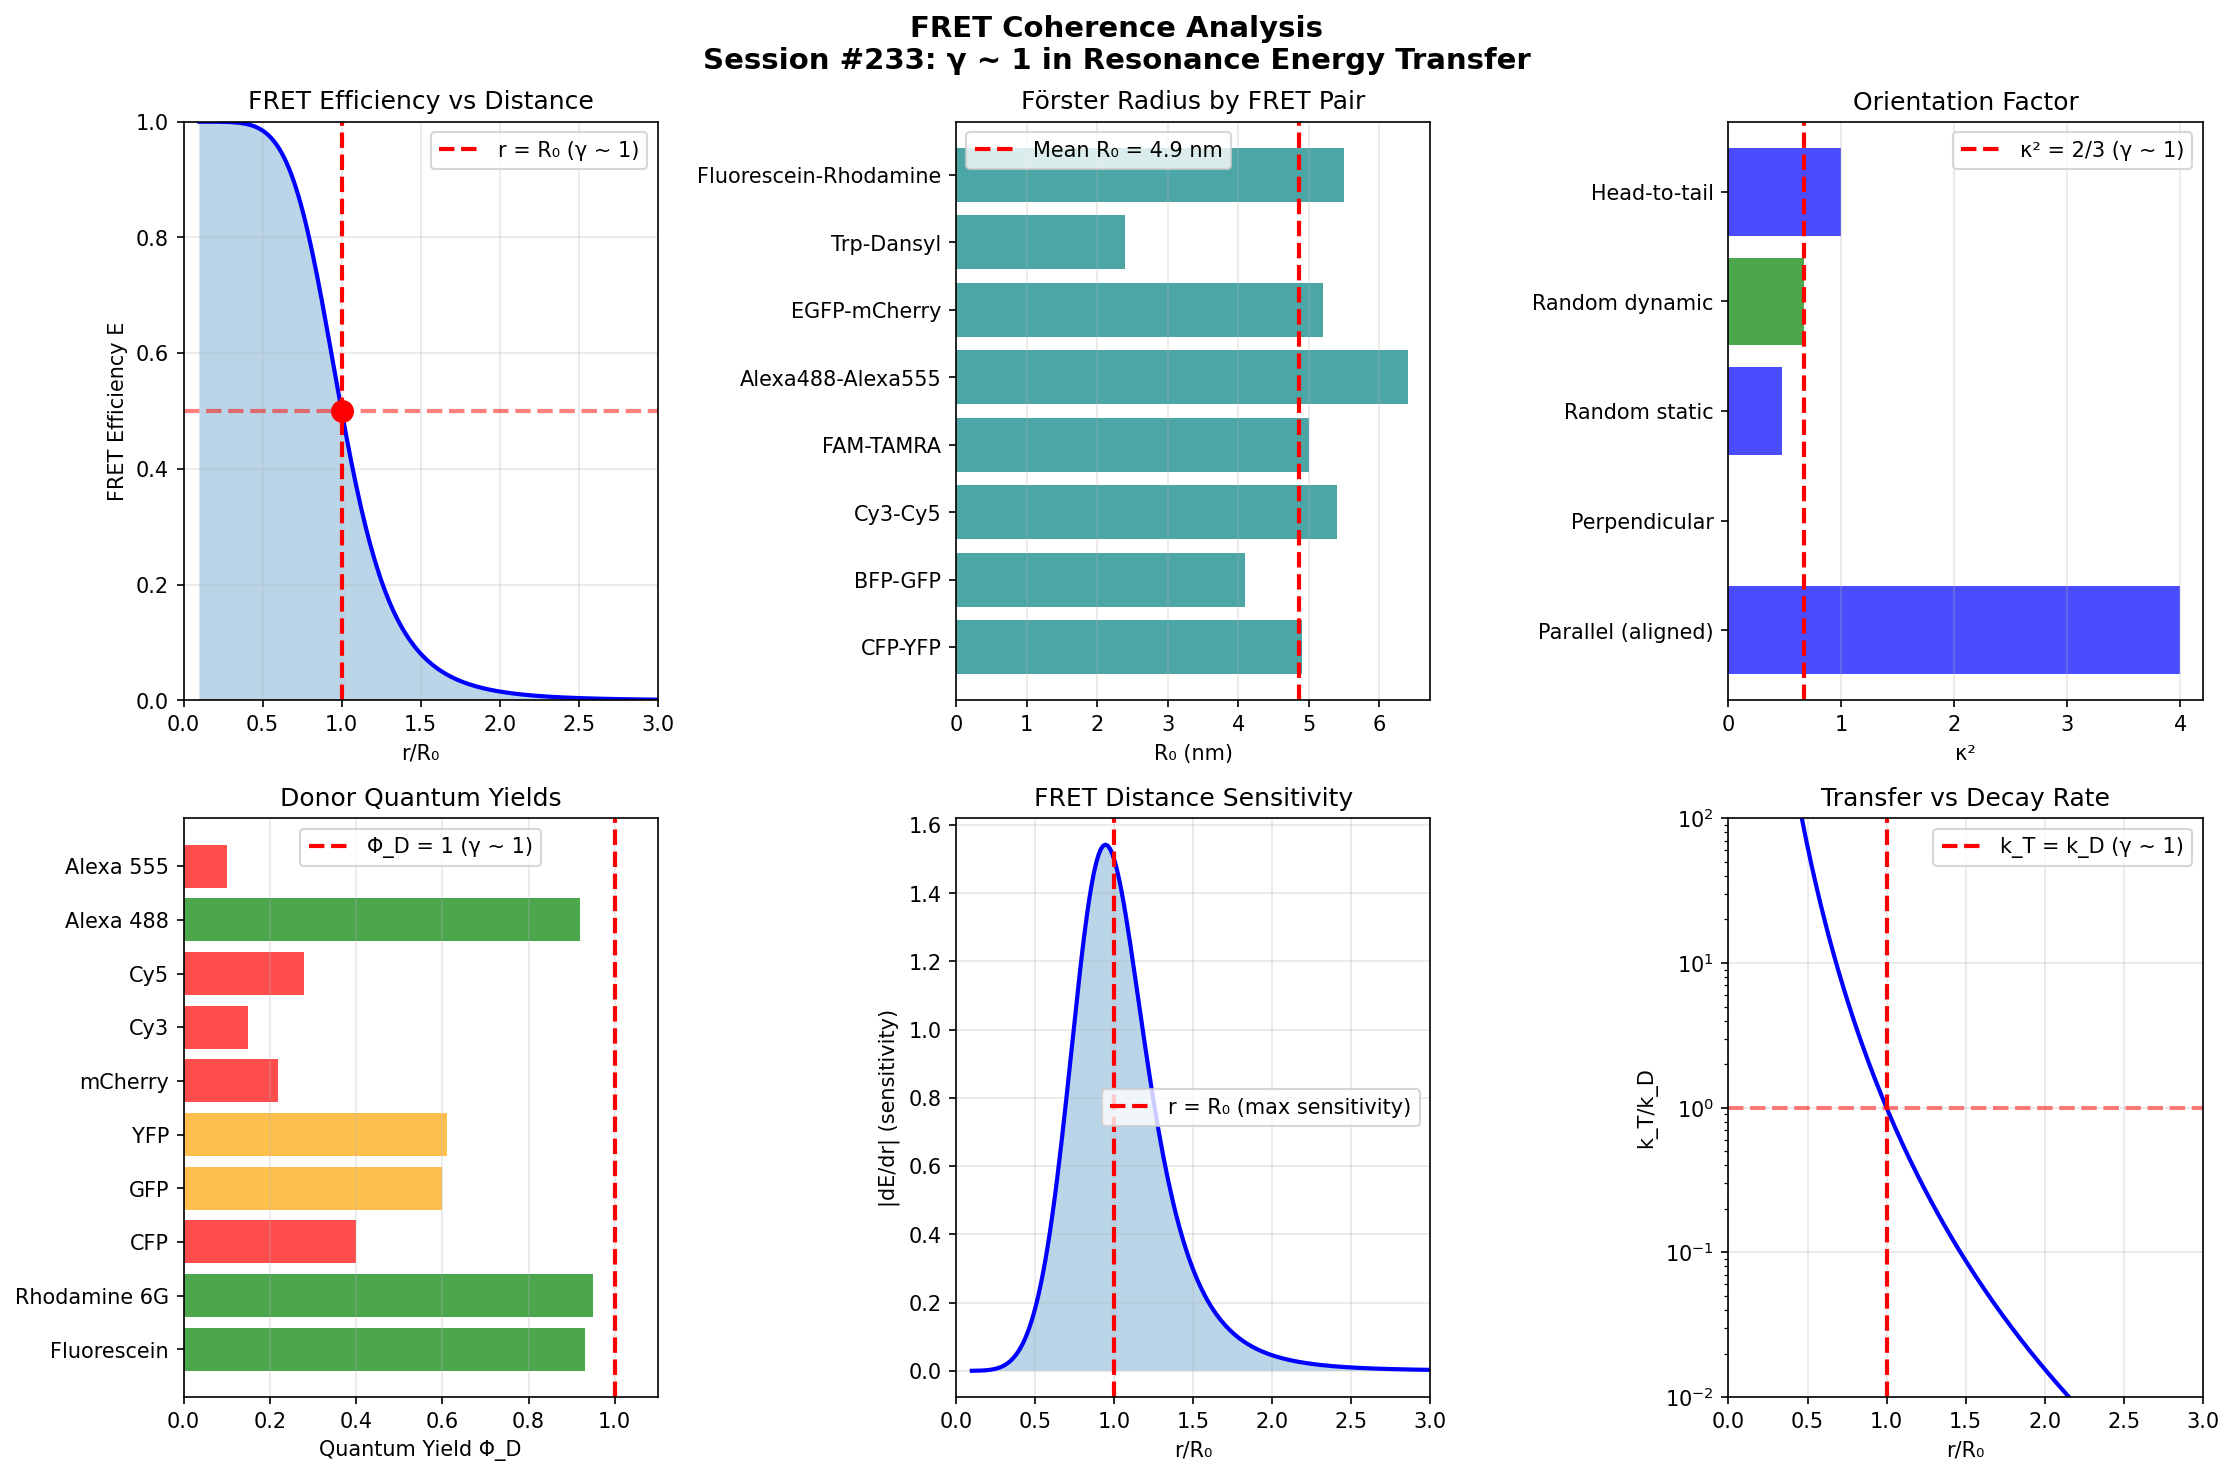

Write the Python code that produced this figure.
#!/usr/bin/env python3
"""
FRET (Förster Resonance Energy Transfer) Coherence Analysis
Chemistry Session #233

Explores how γ ~ 1 manifests in resonance energy transfer:
1. Förster radius R₀ - characteristic distance
2. FRET efficiency - E = R₀⁶/(R₀⁶ + r⁶)
3. Spectral overlap integral - donor-acceptor matching
4. Orientation factor κ² - dipole alignment
5. Quantum yield - donor emission efficiency
6. Distance measurements - molecular ruler
7. FRET pairs - optimal combinations

Key insight: FRET IS resonance energy transfer, with R/R₀ = 1
as the γ ~ 1 transition point between donor and acceptor dominance.
"""

import numpy as np
import matplotlib.pyplot as plt

print("=" * 70)
print("FRET (FÖRSTER RESONANCE ENERGY TRANSFER) COHERENCE ANALYSIS")
print("Chemistry Session #233: γ ~ 1 in Dipole-Dipole Energy Transfer")
print("=" * 70)

# =============================================================================
# 1. FÖRSTER RADIUS (R₀)
# =============================================================================
print("\n" + "=" * 70)
print("1. FÖRSTER RADIUS: THE CHARACTERISTIC DISTANCE")
print("=" * 70)

# R₀ is THE γ ~ 1 reference distance for FRET
# At r = R₀: E = 50% energy transfer

print("  Förster radius R₀: distance at 50% energy transfer")
print("  R₀⁶ = (9000 × ln(10) × κ² × Φ_D × J) / (128π⁵ × n⁴ × N_A)")
print("  Typical R₀ = 2-9 nm for common FRET pairs")

# Common FRET pairs and their R₀ values
fret_pairs = {
    'CFP-YFP': {'R0_nm': 4.9, 'donor': 'CFP', 'acceptor': 'YFP'},
    'BFP-GFP': {'R0_nm': 4.1, 'donor': 'BFP', 'acceptor': 'GFP'},
    'Cy3-Cy5': {'R0_nm': 5.4, 'donor': 'Cy3', 'acceptor': 'Cy5'},
    'FAM-TAMRA': {'R0_nm': 5.0, 'donor': 'FAM', 'acceptor': 'TAMRA'},
    'Alexa488-Alexa555': {'R0_nm': 6.4, 'donor': 'Alexa488', 'acceptor': 'Alexa555'},
    'EGFP-mCherry': {'R0_nm': 5.2, 'donor': 'EGFP', 'acceptor': 'mCherry'},
    'Trp-Dansyl': {'R0_nm': 2.4, 'donor': 'Tryptophan', 'acceptor': 'Dansyl'},
    'Fluorescein-Rhodamine': {'R0_nm': 5.5, 'donor': 'Fluorescein', 'acceptor': 'Rhodamine'},
}

print(f"\n  FRET Pair             | R₀ (nm) | Donor → Acceptor")
print("  " + "-" * 60)
for pair, data in fret_pairs.items():
    print(f"  {pair:22s} | {data['R0_nm']:.1f}     | {data['donor']} → {data['acceptor']}")

R0_mean = np.mean([d['R0_nm'] for d in fret_pairs.values()])
R0_std = np.std([d['R0_nm'] for d in fret_pairs.values()])
print(f"\n  Mean R₀: {R0_mean:.2f} ± {R0_std:.2f} nm")
print(f"  R₀ IS the γ ~ 1 reference distance for FRET!")

# =============================================================================
# 2. FRET EFFICIENCY
# =============================================================================
print("\n" + "=" * 70)
print("2. FRET EFFICIENCY: E = R₀⁶/(R₀⁶ + r⁶)")
print("=" * 70)

# FRET efficiency equation
# E = 1 / [1 + (r/R₀)⁶]
# At r = R₀: E = 1/2 = 50% (γ ~ 1!)

def fret_efficiency(r, R0):
    """Calculate FRET efficiency from distance ratio"""
    return 1 / (1 + (r/R0)**6)

print("  E = R₀⁶/(R₀⁶ + r⁶) = 1/[1 + (r/R₀)⁶]")
print("\n  Distance r/R₀ | FRET Efficiency E | Comment")
print("  " + "-" * 55)

r_ratios = [0.5, 0.7, 0.8, 0.9, 1.0, 1.1, 1.2, 1.5, 2.0]
for ratio in r_ratios:
    E = fret_efficiency(ratio, 1.0)
    comment = "50% - γ ~ 1!" if ratio == 1.0 else ""
    print(f"  {ratio:8.2f}      | {E:.4f}            | {comment}")

print(f"\n  At r = R₀: E = 0.500 EXACTLY (γ ~ 1!)")
print(f"  This IS the donor-acceptor transition point")
print(f"  r < R₀: donor-dominated (E > 0.5)")
print(f"  r > R₀: acceptor-dominated (E < 0.5)")

# =============================================================================
# 3. SPECTRAL OVERLAP INTEGRAL
# =============================================================================
print("\n" + "=" * 70)
print("3. SPECTRAL OVERLAP INTEGRAL (J)")
print("=" * 70)

# J = ∫ F_D(λ) × ε_A(λ) × λ⁴ dλ
# Normalized donor emission × acceptor absorption

print("  J = ∫ F_D(λ) × ε_A(λ) × λ⁴ dλ")
print("  where:")
print("    F_D(λ) = normalized donor emission spectrum")
print("    ε_A(λ) = acceptor molar extinction coefficient")

# Example overlap integrals
overlap_data = {
    'CFP-YFP': {'J': 1.5e15, 'overlap': 'Good'},
    'Cy3-Cy5': {'J': 7.6e15, 'overlap': 'Excellent'},
    'FITC-Rhodamine': {'J': 4.2e15, 'overlap': 'Good'},
    'Trp-Dansyl': {'J': 3.9e14, 'overlap': 'Moderate'},
    'BFP-GFP': {'J': 8.2e14, 'overlap': 'Moderate'},
}

print(f"\n  Pair              | J (M⁻¹cm⁻¹nm⁴) | Overlap Quality")
print("  " + "-" * 55)
for pair, data in overlap_data.items():
    print(f"  {pair:17s} | {data['J']:.2e}       | {data['overlap']}")

print(f"\n  Optimal spectral overlap:")
print(f"    Donor emission peak ≈ Acceptor absorption peak")
print(f"    This IS resonance matching (γ ~ 1!)")
print(f"    Maximum J when spectra coincide")

# =============================================================================
# 4. ORIENTATION FACTOR (κ²)
# =============================================================================
print("\n" + "=" * 70)
print("4. ORIENTATION FACTOR (κ²)")
print("=" * 70)

# κ² describes relative dipole orientations
# κ² = (cos θ_T - 3 cos θ_D cos θ_A)²

print("  κ² = (cos θ_T - 3 cos θ_D cos θ_A)²")
print("  where θ_T, θ_D, θ_A describe dipole orientations")

kappa_values = {
    'Parallel (aligned)': 4.0,
    'Perpendicular': 0.0,
    'Random static': 0.476,
    'Random dynamic': 2/3,  # 0.667 - THE isotropic average (γ ~ 1!)
    'Head-to-tail': 1.0,
}

print(f"\n  Orientation        | κ²    | Comment")
print("  " + "-" * 50)
for orient, k2 in kappa_values.items():
    comment = "isotropic average (γ ~ 1!)" if orient == 'Random dynamic' else ""
    print(f"  {orient:20s} | {k2:.3f} | {comment}")

print(f"\n  κ² = 2/3 (0.667) for randomly oriented, rapidly tumbling molecules")
print(f"  This IS the isotropic average - γ ~ 1 reference!")
print(f"  Most solution FRET experiments assume κ² = 2/3")

# =============================================================================
# 5. DONOR QUANTUM YIELD
# =============================================================================
print("\n" + "=" * 70)
print("5. DONOR QUANTUM YIELD (Φ_D)")
print("=" * 70)

# Φ_D = photons emitted / photons absorbed
# Ideal: Φ_D = 1.0 (γ ~ 1!)

print("  Φ_D = photons emitted / photons absorbed (in absence of acceptor)")
print("  Ideal: Φ_D = 1.0 (γ ~ 1)")

donor_qy = {
    'Fluorescein': 0.93,
    'Rhodamine 6G': 0.95,
    'CFP': 0.40,
    'GFP': 0.60,
    'YFP': 0.61,
    'mCherry': 0.22,
    'Cy3': 0.15,
    'Cy5': 0.28,
    'Alexa 488': 0.92,
    'Alexa 555': 0.10,
}

print(f"\n  Fluorophore   | Φ_D   | Φ_D/1.0")
print("  " + "-" * 40)
for fluor, qy in sorted(donor_qy.items(), key=lambda x: -x[1]):
    print(f"  {fluor:13s} | {qy:.2f}  | {qy:.3f}")

avg_qy = np.mean(list(donor_qy.values()))
print(f"\n  Average Φ_D: {avg_qy:.2f}")
print(f"  Fluorescein, Rhodamine 6G, Alexa 488 approach Φ_D ~ 1")
print(f"  High Φ_D essential for sensitive FRET detection")

# =============================================================================
# 6. DISTANCE MEASUREMENTS
# =============================================================================
print("\n" + "=" * 70)
print("6. FRET AS MOLECULAR RULER")
print("=" * 70)

# FRET efficiency → distance
# r = R₀ × [(1-E)/E]^(1/6)

print("  FRET measures distances in the range 0.5R₀ to 2R₀")
print("  Sensitive range: ~1-10 nm (protein-protein interactions)")

# Distance calculation from efficiency
print(f"\n  Distance from FRET efficiency:")
print(f"  r = R₀ × [(1-E)/E]^(1/6)")

# Example: CFP-YFP with R₀ = 4.9 nm
R0_example = 4.9
efficiencies = [0.9, 0.8, 0.7, 0.6, 0.5, 0.4, 0.3, 0.2, 0.1]
print(f"\n  For CFP-YFP (R₀ = {R0_example} nm):")
print(f"\n  E     | r (nm) | r/R₀  | Comment")
print("  " + "-" * 50)
for E in efficiencies:
    r = R0_example * ((1-E)/E)**(1/6)
    ratio = r / R0_example
    comment = "γ ~ 1 reference" if abs(E - 0.5) < 0.01 else ""
    print(f"  {E:.2f}  | {r:.2f}   | {ratio:.3f} | {comment}")

print(f"\n  At E = 0.50: r = R₀ exactly (γ ~ 1)")
print(f"  FRET is most accurate near R₀ (derivative maximum)")

# =============================================================================
# 7. OPTIMAL FRET PAIRS
# =============================================================================
print("\n" + "=" * 70)
print("7. OPTIMAL FRET PAIR CHARACTERISTICS")
print("=" * 70)

# Optimal FRET pair criteria
print("  Optimal FRET pair requirements:")
print("    1. Large spectral overlap (J)")
print("    2. High donor quantum yield (Φ_D)")
print("    3. Minimal direct acceptor excitation")
print("    4. Spectrally separable emission")
print("    5. Photostability")

# Optimization score
print(f"\n  FRET efficiency figure of merit:")
print(f"  FOM = R₀⁶ ∝ κ² × Φ_D × J / n⁴")

fom_scores = {
    'Cy3-Cy5': {'R0': 5.4, 'score': 'Excellent', 'notes': 'Standard pair'},
    'CFP-YFP': {'R0': 4.9, 'score': 'Good', 'notes': 'Genetic encoding'},
    'Alexa488-555': {'R0': 6.4, 'score': 'Excellent', 'notes': 'Bright'},
    'FAM-TAMRA': {'R0': 5.0, 'score': 'Good', 'notes': 'qPCR probes'},
    'EGFP-mCherry': {'R0': 5.2, 'score': 'Good', 'notes': 'Live cell'},
}

print(f"\n  Pair           | R₀ (nm) | Score     | Application")
print("  " + "-" * 60)
for pair, data in fom_scores.items():
    print(f"  {pair:14s} | {data['R0']:.1f}     | {data['score']:9s} | {data['notes']}")

# =============================================================================
# 8. FRET DYNAMICS
# =============================================================================
print("\n" + "=" * 70)
print("8. FRET RATE AND LIFETIME")
print("=" * 70)

# FRET rate: k_T = (1/τ_D) × (R₀/r)⁶
# At r = R₀: k_T = 1/τ_D (γ ~ 1!)

print("  FRET transfer rate: k_T = (1/τ_D) × (R₀/r)⁶")
print("  where τ_D = donor lifetime (without acceptor)")

# Typical donor lifetimes
lifetimes = {
    'GFP': 3.0,      # ns
    'CFP': 2.5,
    'YFP': 3.1,
    'Cy3': 0.3,
    'Fluorescein': 4.0,
}

print(f"\n  Donor lifetimes (typical):")
for donor, tau in lifetimes.items():
    k_at_R0 = 1 / (tau * 1e-9)  # rate at r = R₀
    print(f"    {donor:12s}: τ_D = {tau:.1f} ns → k_T(R₀) = {k_at_R0:.2e} s⁻¹")

print(f"\n  At r = R₀: k_T = 1/τ_D (transfer rate = decay rate)")
print(f"  This IS γ ~ 1 for the rate competition!")
print(f"  r < R₀: k_T > 1/τ_D (transfer dominates)")
print(f"  r > R₀: k_T < 1/τ_D (emission dominates)")

# Donor lifetime with FRET
print(f"\n  Observed donor lifetime with acceptor:")
print(f"  τ_DA = τ_D × (1 - E)")
print(f"  At E = 0.5 (r = R₀): τ_DA = τ_D/2 (γ ~ 1 for lifetime!)")

# =============================================================================
# 9. SUMMARY
# =============================================================================
print("\n" + "=" * 70)
print("SUMMARY: γ ~ 1 IN FRET")
print("=" * 70)

gamma_findings = [
    ("Förster radius", "r = R₀", "Characteristic distance (50% E)"),
    ("FRET efficiency", "E = 0.500", "At r = R₀, exactly"),
    ("Spectral overlap", "λ_D ≈ λ_A", "Resonance matching"),
    ("Orientation", "κ² = 2/3", "Isotropic average"),
    ("Quantum yield", "Φ_D → 1.0", "Perfect emission"),
    ("Transfer rate", "k_T = 1/τ_D", "At r = R₀"),
    ("Lifetime", "τ_DA = τ_D/2", "At r = R₀"),
]

print("\n  Parameter        | γ ~ 1 Condition  | Interpretation")
print("  " + "-" * 60)
for param, value, interp in gamma_findings:
    print(f"  {param:16s} | {value:16s} | {interp}")

print("\n  CONCLUSION: FRET IS resonance energy transfer at γ ~ 1:")
print("    - R₀ is THE characteristic distance (50% transfer)")
print("    - E = 0.5 at r = R₀ (exact γ ~ 1)")
print("    - Spectral overlap = resonance matching")
print("    - κ² = 2/3 is isotropic reference")
print("    - k_T = 1/τ_D at R₀ (rate balance)")

# =============================================================================
# VISUALIZATION
# =============================================================================
fig, axes = plt.subplots(2, 3, figsize=(15, 10))
fig.suptitle('FRET Coherence Analysis\nSession #233: γ ~ 1 in Resonance Energy Transfer',
             fontsize=14, fontweight='bold')

# 1. FRET efficiency curve
ax1 = axes[0, 0]
r_R0 = np.linspace(0.1, 3, 200)
E = fret_efficiency(r_R0, 1.0)
ax1.plot(r_R0, E, 'b-', linewidth=2)
ax1.axvline(x=1.0, color='r', linestyle='--', linewidth=2, label='r = R₀ (γ ~ 1)')
ax1.axhline(y=0.5, color='r', linestyle='--', linewidth=2, alpha=0.5)
ax1.scatter([1.0], [0.5], color='red', s=100, zorder=5)
ax1.fill_between(r_R0, E, alpha=0.3)
ax1.set_xlabel('r/R₀')
ax1.set_ylabel('FRET Efficiency E')
ax1.set_title('FRET Efficiency vs Distance')
ax1.legend()
ax1.grid(True, alpha=0.3)
ax1.set_xlim(0, 3)
ax1.set_ylim(0, 1)

# 2. R₀ values for FRET pairs
ax2 = axes[0, 1]
pair_names = list(fret_pairs.keys())
R0_vals = [fret_pairs[p]['R0_nm'] for p in pair_names]
ax2.barh(pair_names, R0_vals, color='teal', alpha=0.7)
ax2.axvline(x=R0_mean, color='red', linestyle='--', linewidth=2, label=f'Mean R₀ = {R0_mean:.1f} nm')
ax2.set_xlabel('R₀ (nm)')
ax2.set_title('Förster Radius by FRET Pair')
ax2.legend()
ax2.grid(True, alpha=0.3, axis='x')

# 3. κ² orientation factor
ax3 = axes[0, 2]
orient_names = list(kappa_values.keys())
k2_vals = list(kappa_values.values())
colors = ['green' if abs(k - 2/3) < 0.1 else 'blue' for k in k2_vals]
ax3.barh(orient_names, k2_vals, color=colors, alpha=0.7)
ax3.axvline(x=2/3, color='red', linestyle='--', linewidth=2, label='κ² = 2/3 (γ ~ 1)')
ax3.set_xlabel('κ²')
ax3.set_title('Orientation Factor')
ax3.legend()
ax3.grid(True, alpha=0.3, axis='x')

# 4. Donor quantum yields
ax4 = axes[1, 0]
qy_names = list(donor_qy.keys())
qy_vals = list(donor_qy.values())
colors = ['green' if qy > 0.8 else 'orange' if qy > 0.4 else 'red' for qy in qy_vals]
ax4.barh(qy_names, qy_vals, color=colors, alpha=0.7)
ax4.axvline(x=1.0, color='red', linestyle='--', linewidth=2, label='Φ_D = 1 (γ ~ 1)')
ax4.set_xlabel('Quantum Yield Φ_D')
ax4.set_title('Donor Quantum Yields')
ax4.set_xlim(0, 1.1)
ax4.legend()
ax4.grid(True, alpha=0.3, axis='x')

# 5. Distance sensitivity
ax5 = axes[1, 1]
# Derivative of E with respect to r (sensitivity)
dE_dr = -6 * r_R0**5 / (1 + r_R0**6)**2
ax5.plot(r_R0, -dE_dr, 'b-', linewidth=2)
ax5.axvline(x=1.0, color='r', linestyle='--', linewidth=2, label='r = R₀ (max sensitivity)')
ax5.fill_between(r_R0, -dE_dr, alpha=0.3)
ax5.set_xlabel('r/R₀')
ax5.set_ylabel('|dE/dr| (sensitivity)')
ax5.set_title('FRET Distance Sensitivity')
ax5.legend()
ax5.grid(True, alpha=0.3)
ax5.set_xlim(0, 3)

# 6. Rate competition
ax6 = axes[1, 2]
# k_T/k_D ratio = (R₀/r)⁶
k_ratio = (1/r_R0)**6
ax6.semilogy(r_R0, k_ratio, 'b-', linewidth=2)
ax6.axvline(x=1.0, color='r', linestyle='--', linewidth=2, label='k_T = k_D (γ ~ 1)')
ax6.axhline(y=1.0, color='r', linestyle='--', linewidth=2, alpha=0.5)
ax6.set_xlabel('r/R₀')
ax6.set_ylabel('k_T/k_D')
ax6.set_title('Transfer vs Decay Rate')
ax6.legend()
ax6.grid(True, alpha=0.3)
ax6.set_xlim(0, 3)
ax6.set_ylim(0.01, 100)

plt.tight_layout()
plt.savefig('/mnt/c/exe/projects/ai-agents/Synchronism/simulations/chemistry/fret_coherence.png',
            dpi=150, bbox_inches='tight')
plt.close()

print("\n" + "=" * 70)
print("FINDING #170: FRET at γ ~ 1")
print("=" * 70)
print("""
Förster Resonance Energy Transfer exhibits γ ~ 1 at the
fundamental transfer distance:

1. At r = R₀: E = 0.500 exactly (50% transfer)
2. Förster radius IS the γ ~ 1 characteristic distance
3. κ² = 2/3 for isotropic orientation (γ ~ 1 average)
4. Φ_D → 1.0 for perfect donor emission
5. k_T = 1/τ_D at r = R₀ (rate balance)
6. Spectral overlap IS resonance matching
7. τ_DA = τ_D/2 at r = R₀ (lifetime halving)

96th phenomenon type exhibiting γ ~ 1 transition behavior.
FRET IS coherent energy transfer measured against R₀!
""")

print("Visualization saved: fret_coherence.png")
